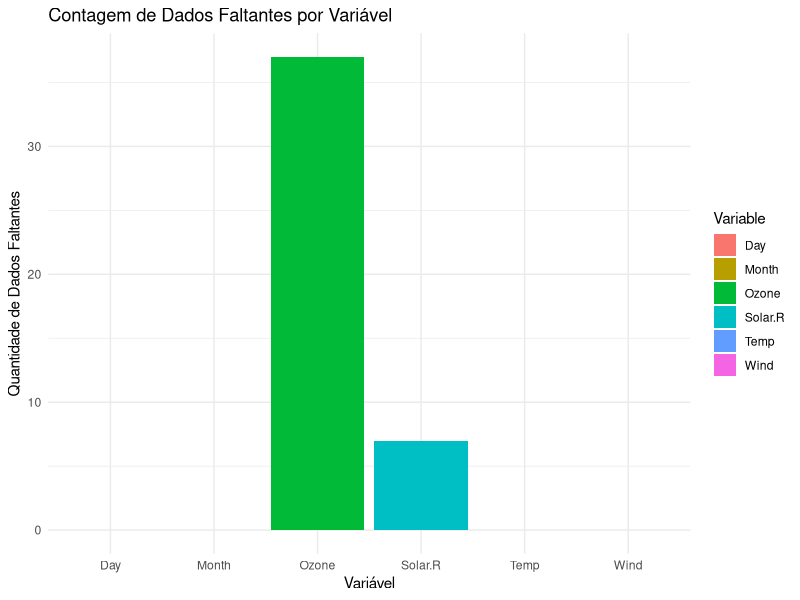

Recreate this plot in R.
## ---- chunk 1
# Carregando o dataset 'airquality'
data("airquality")

# Utilizando summarise() com dplyr para sumarizar os dados faltantes
library(dplyr)

airquality %>%
  summarise(across(everything(), ~sum(is.na(.))))
## ---- chunk 2
library(ggplot2)
library(dplyr)
library(tidyr)

# Calculando a quantidade de dados faltantes por variável
missing_data <- airquality %>%
  summarise(across(everything(), ~sum(is.na(.)))) %>%
  pivot_longer(cols = everything(), names_to = "Variable", values_to = "Missing_Count")

# Criando o gráfico de barras
ggplot(missing_data, aes(x = Variable, y = Missing_Count, fill = Variable)) +
  geom_bar(stat = "identity") +
  theme_minimal() +
  labs(title = "Contagem de Dados Faltantes por Variável",
       x = "Variável",
       y = "Quantidade de Dados Faltantes")
## ---- chunk 3
# Imputação dos dados faltantes com a média
airquality_imputed <- airquality %>%
  mutate(across(where(is.numeric), ~ ifelse(is.na(.), mean(., na.rm = TRUE), .)))
## ---- chunk 4
summary(airquality$Ozone)
## ---- chunk 5
# Verificando o resultado da imputação
summary(airquality_imputed$Ozone)
## ---- chunk 6
# Removendo observações onde 'Ozone' é NA
airquality_filtered <- airquality |> filter(!is.na(Ozone))

# Criando um modelo de regressão usando 'Wind' como preditor para 'Ozone'
model <- lm(Ozone ~ Wind + Temp, data = airquality_filtered, na.action = na.exclude)

# Criando um dataset para as previsões onde 'Ozone' é NA
missing_ozone <- airquality |> filter(is.na(Ozone)) |> select(Wind, Temp)

# Usando o modelo para prever 'Ozone' com base em 'Wind'
predicted_ozone <- predict(model, newdata = missing_ozone)

# Substituindo os valores NA em 'Ozone' pelas previsões
airquality_imputed <- airquality
airquality_imputed$Ozone[is.na(airquality$Ozone)] <- predicted_ozone

## ---- chunk 7
summary(airquality$Ozone)
## ---- chunk 8
# Verificando o resultado da imputação
summary(airquality_imputed$Ozone)
